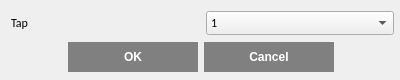
<?xml version="1.0" encoding="UTF-8"?>
<ui version="4.0">
 <class>node_tap_select</class>
 <widget class="QDialog" name="node_tap_select">
  <property name="enabled">
   <bool>true</bool>
  </property>
  <property name="geometry">
   <rect>
    <x>0</x>
    <y>0</y>
    <width>400</width>
    <height>80</height>
   </rect>
  </property>
  <property name="sizePolicy">
   <sizepolicy hsizetype="Fixed" vsizetype="Fixed">
    <horstretch>0</horstretch>
    <verstretch>0</verstretch>
   </sizepolicy>
  </property>
  <property name="minimumSize">
   <size>
    <width>400</width>
    <height>80</height>
   </size>
  </property>
  <property name="maximumSize">
   <size>
    <width>400</width>
    <height>80</height>
   </size>
  </property>
  <property name="font">
   <font>
    <family>Calibri</family>
   </font>
  </property>
  <property name="windowTitle">
   <string>Dialog</string>
  </property>
  <property name="sizeGripEnabled">
   <bool>false</bool>
  </property>
  <property name="modal">
   <bool>false</bool>
  </property>
  <widget class="QWidget" name="layoutWidget">
   <property name="geometry">
    <rect>
     <x>11</x>
     <y>10</y>
     <width>383</width>
     <height>65</height>
    </rect>
   </property>
   <layout class="QVBoxLayout" name="verticalLayout">
    <item>
     <layout class="QHBoxLayout" name="horizontalLayout">
      <item>
       <widget class="QLabel" name="label_1">
        <property name="font">
         <font>
          <family>Calibri</family>
          <pointsize>9</pointsize>
          <weight>50</weight>
          <bold>false</bold>
         </font>
        </property>
        <property name="layoutDirection">
         <enum>Qt::LeftToRight</enum>
        </property>
        <property name="frameShadow">
         <enum>QFrame::Plain</enum>
        </property>
        <property name="text">
         <string>Tap</string>
        </property>
        <property name="textFormat">
         <enum>Qt::AutoText</enum>
        </property>
        <property name="scaledContents">
         <bool>false</bool>
        </property>
        <property name="wordWrap">
         <bool>false</bool>
        </property>
       </widget>
      </item>
      <item>
       <widget class="QComboBox" name="comboBox">
        <property name="font">
         <font>
          <family>Calibri</family>
         </font>
        </property>
        <property name="styleSheet">
         <string notr="true">QComboBox QAbstractItemView
{
     border: 1px solid rgb(161,161,161);
}

QComboBox QAbstractItemView::item
{
    height: 24px;
}

QComboBox QAbstractItemView::item:selected
{	
    background-color: rgba(54, 98, 180);
}</string>
        </property>
        <item>
         <property name="text">
          <string>1</string>
         </property>
        </item>
        <item>
         <property name="text">
          <string>2</string>
         </property>
        </item>
        <item>
         <property name="text">
          <string>3</string>
         </property>
        </item>
        <item>
         <property name="text">
          <string>4</string>
         </property>
        </item>
        <item>
         <property name="text">
          <string>5</string>
         </property>
        </item>
        <item>
         <property name="text">
          <string>6</string>
         </property>
        </item>
        <item>
         <property name="text">
          <string>7</string>
         </property>
        </item>
        <item>
         <property name="text">
          <string>8</string>
         </property>
        </item>
       </widget>
      </item>
     </layout>
    </item>
    <item>
     <widget class="QDialogButtonBox" name="buttonBox">
      <property name="minimumSize">
       <size>
        <width>380</width>
        <height>30</height>
       </size>
      </property>
      <property name="maximumSize">
       <size>
        <width>380</width>
        <height>30</height>
       </size>
      </property>
      <property name="font">
       <font>
        <family>Calibri</family>
        <pointsize>10</pointsize>
        <weight>75</weight>
        <italic>false</italic>
        <bold>true</bold>
        <underline>false</underline>
        <strikeout>false</strikeout>
        <kerning>true</kerning>
       </font>
      </property>
      <property name="autoFillBackground">
       <bool>false</bool>
      </property>
      <property name="styleSheet">
       <string notr="true">QDialogButtonBox {
    button-layout: 0;
}

QPushButton{
	font: 75 9pt &quot;Calibri&quot;;
	font-weight: bold;
    background: gray;
    color: white;

	border-radius: 0px;
    
	width: 120px;
	height: 20px;
    padding: 5px;
}

QPushButton:disabled {
	background:  #595959;
	color: gray;
}

QPushButton:enabled {
    background: gray;
    color: white;
}

QPushButton:hover {
	background: gray;
	color: black;
}

QPushButton:pressed {
	background: lightgray;
	color: black;
	border-width: 3px;
	border-style: solid;
	border-color: gray;
}
</string>
      </property>
      <property name="orientation">
       <enum>Qt::Horizontal</enum>
      </property>
      <property name="standardButtons">
       <set>QDialogButtonBox::Cancel|QDialogButtonBox::Ok</set>
      </property>
      <property name="centerButtons">
       <bool>true</bool>
      </property>
     </widget>
    </item>
   </layout>
  </widget>
 </widget>
 <resources/>
 <connections>
  <connection>
   <sender>buttonBox</sender>
   <signal>rejected()</signal>
   <receiver>node_tap_select</receiver>
   <slot>reject()</slot>
   <hints>
    <hint type="sourcelabel">
     <x>179</x>
     <y>76</y>
    </hint>
    <hint type="destinationlabel">
     <x>179</x>
     <y>49</y>
    </hint>
   </hints>
  </connection>
  <connection>
   <sender>buttonBox</sender>
   <signal>accepted()</signal>
   <receiver>node_tap_select</receiver>
   <slot>accept()</slot>
   <hints>
    <hint type="sourcelabel">
     <x>179</x>
     <y>76</y>
    </hint>
    <hint type="destinationlabel">
     <x>179</x>
     <y>49</y>
    </hint>
   </hints>
  </connection>
 </connections>
</ui>
